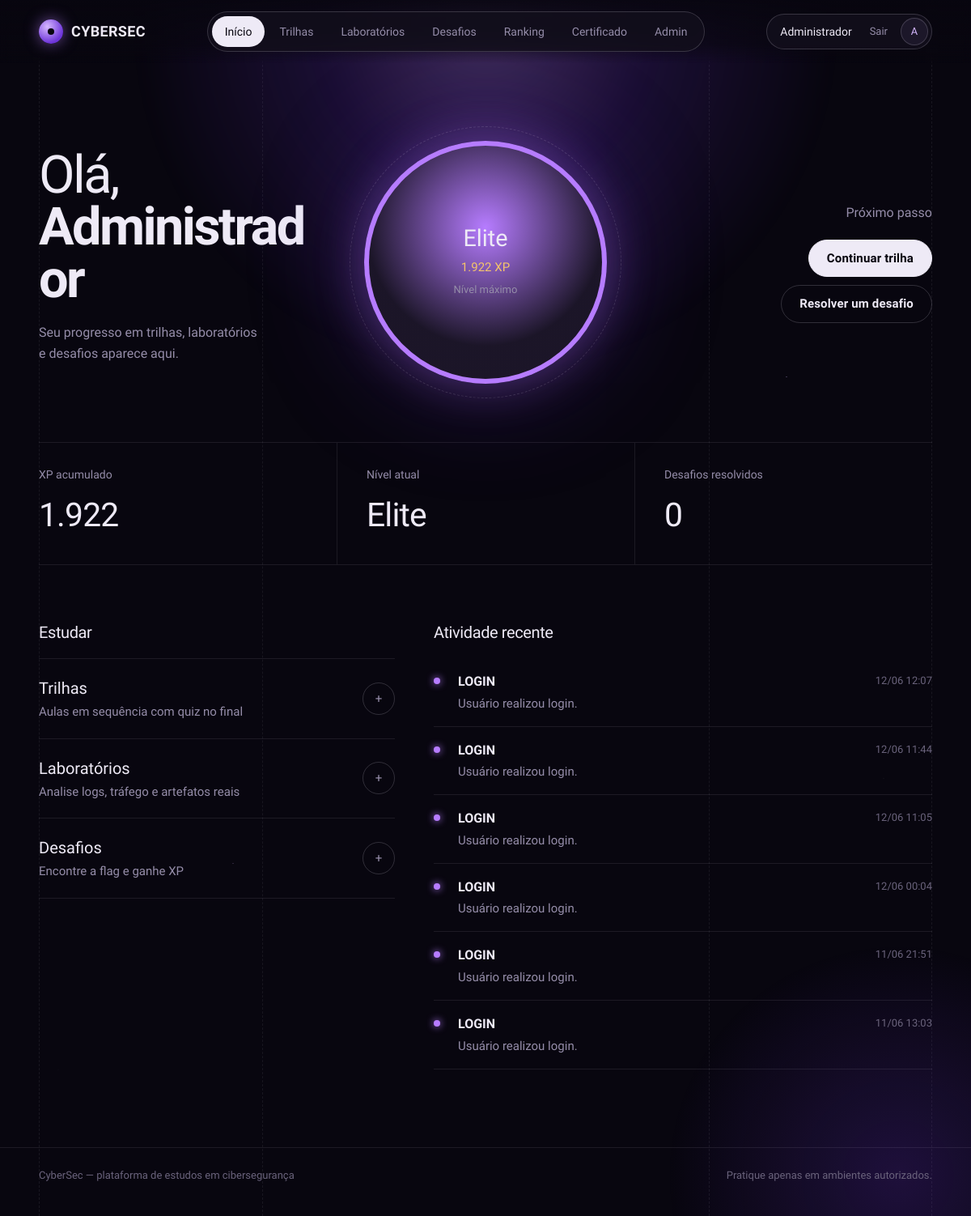
The page /public/dashboard (signed in) on the database its author committed.
### tables this page shows
CREATE TABLE `users` (
  `id` int(11) NOT NULL AUTO_INCREMENT,
  `name` varchar(100) NOT NULL,
  `email` varchar(150) NOT NULL,
  `password` varchar(255) NOT NULL,
  `role` enum('user','admin') DEFAULT 'user',
  `photo` varchar(255) DEFAULT NULL,
  `xp` int(11) DEFAULT 0,
  `level_id` int(11) DEFAULT NULL,
  `created_at` timestamp NOT NULL DEFAULT current_timestamp(),
  `updated_at` timestamp NOT NULL DEFAULT current_timestamp() ON UPDATE current_timestamp(),
  PRIMARY KEY (`id`),
  UNIQUE KEY `email` (`email`),
  KEY `fk_user_level` (`level_id`),
  CONSTRAINT `fk_user_level` FOREIGN KEY (`level_id`) REFERENCES `levels` (`id`) ON DELETE SET NULL
);

CREATE TABLE `activities` (
  `id` int(11) NOT NULL AUTO_INCREMENT,
  `user_id` int(11) NOT NULL,
  `action` varchar(100) NOT NULL,
  `description` text DEFAULT NULL,
  `created_at` timestamp NOT NULL DEFAULT current_timestamp(),
  PRIMARY KEY (`id`),
  KEY `fk_activity_user` (`user_id`),
  CONSTRAINT `fk_activity_user` FOREIGN KEY (`user_id`) REFERENCES `users` (`id`) ON DELETE CASCADE
);

### app/views/dashboard/index.php (the view, shortened to what the rows shown need)
<?php
require_once __DIR__ . '/../layouts/header.php';
$firstName = explode(' ', trim(Auth::user()['name'] ?? ''))[0];
?>
<main class="main-content">
    <section class="hero">
        <div>
            <h1 class="hero-greet">Olá,<strong><?= htmlspecialchars($firstName) ?></strong></h1>
        </div>
    </section>
    <div class="dash-grid">
        <section aria-labelledby="go-title">
            <h2 class="section-title" id="go-title">Estudar</h2>
        </section>
        <section aria-labelledby="feed-title">
            <h2 class="section-title" id="feed-title">Atividade recente</h2>
            <?php if (empty($activities)): ?>
                <div class="empty">
                    <strong>Nada por aqui ainda</strong>
                    Abra sua primeira aula e sua atividade começa a aparecer nesta lista.
                </div>
            <?php else: ?>
                <ul class="feed">
                    <?php foreach (array_slice($activities, 0, 6) as $activity): ?>
                        <li>
                            <div>
                                <strong><?= htmlspecialchars($activity['action']) ?></strong>
                                <p><?= htmlspecialchars($activity['description']) ?></p>
                            </div>
                            <time datetime="<?= htmlspecialchars($activity['created_at']) ?>">
                                <?= date('d/m H:i', strtotime($activity['created_at'])) ?>
                            </time>
                        </li>
                    <?php endforeach; ?>
                </ul>
            <?php endif; ?>
        </section>
    </div>
</main>
<?php require_once __DIR__ . '/../layouts/footer.php'; ?>

### app/views/layouts/header.php (shortened to what the rows shown need)
<?php
$__path = parse_url($_SERVER['REQUEST_URI'] ?? '/', PHP_URL_PATH) ?: '/';
$__base = rtrim(parse_url(BASE_URL, PHP_URL_PATH) ?: '', '/');
if ($__base !== '' && str_starts_with($__path, $__base)) {
    $__path = substr($__path, strlen($__base));
}
$__path = '/' . trim($__path, '/');
$__navItems = [
    ['/dashboard',   'Início',        ['/dashboard']],
    ['/paths',       'Trilhas',       ['/paths', '/path', '/lesson']],
    ['/labs',        'Laboratórios',  ['/labs', '/lab']],
    ['/challenges',  'Desafios',      ['/challenges', '/challenge']],
    ['/ranking',     'Ranking',       ['/ranking']],
    ['/certificate', 'Certificado',   ['/certificate']],
];
if (Auth::check() && Auth::isAdmin()) {
    $__navItems[] = ['/admin', 'Admin', ['/admin']];
}
$__isActive = function (array $prefixes) use ($__path): bool {
    foreach ($prefixes as $p) {
        if ($__path === $p || str_starts_with($__path, $p . '/')) {
            return true;
        }
    }
    return false;
};
$__user = Auth::user();
$__showNav = Auth::check() && empty($hideNav);
$__initials = '';
if ($__user) {
    $parts = preg_split('/\s+/', trim($__user['name'] ?? ''));
    $__initials = mb_strtoupper(mb_substr($parts[0] ?? '', 0, 1) . mb_substr(count($parts) > 1 ? end($parts) : '', 0, 1));
}
?>
<!DOCTYPE html>
<html lang="pt-BR" data-bs-theme="dark">
<head>
<link href="https://cdn.jsdelivr.net/npm/bootstrap@5.3.3/dist/css/bootstrap.min.css" rel="stylesheet">
<link rel="stylesheet" href="<?= BASE_URL ?>/assets/css/style.css?v=<?= @filemtime(__DIR__ . '/../../../public/assets/css/style.css') ?: time() ?>">
</head>
<body class="<?= htmlspecialchars($bodyClass ?? '') ?>">
<?php if ($__showNav): ?>
<header class="topbar" id="topbar">
    <a class="brand" href="<?= BASE_URL ?>/dashboard" aria-label="CyberSec, ir para o início">
        <span class="brand-mark" aria-hidden="true"></span>
        CYBERSEC
    </a>
    <nav class="pill-nav" id="mainNav" aria-label="Principal">
        <?php foreach ($__navItems as [$href, $label, $prefixes]): ?>
            <a href="<?= BASE_URL . $href ?>"
               class="<?= $__isActive($prefixes) ? 'active' : '' ?>"
               <?= $__isActive($prefixes) ? 'aria-current="page"' : '' ?>>
                <?= $label ?>
            </a>
        <?php endforeach; ?>
    </nav>
    <div class="user-pill">
        <span class="user-name"><?= htmlspecialchars($__user['name'] ?? '') ?></span>
        <form method="POST" action="<?= BASE_URL ?>/logout" class="logout-form">
            <button class="logout" type="submit">Sair</button>
        </form>
        <a href="<?= BASE_URL ?>/profile" aria-label="Meu perfil">
            <?php if (!empty($__user['photo'])): ?>
                <img class="avatar" src="<?= BASE_URL ?>/assets/uploads/profiles/<?= htmlspecialchars($__user['photo']) ?>" alt="">
            <?php else: ?>
                <span class="avatar"><?= htmlspecialchars($__initials) ?></span>
            <?php endif; ?>
        </a>
    </div>
</header>
<?php endif; ?>

### rows shown on the page
users: name "Administrador", name "A"
activities: action "LOGIN", description "Usuário realizou login.", created_at "12/06 12:07"
activities: action "LOGIN", description "Usuário realizou login.", created_at "12/06 11:44"
activities: action "LOGIN", description "Usuário realizou login.", created_at "12/06 11:05"
activities: action "LOGIN", description "Usuário realizou login.", created_at "12/06 00:04"
activities: action "LOGIN", description "Usuário realizou login.", created_at "11/06 21:51"
activities: action "LOGIN", description "Usuário realizou login.", created_at "11/06 13:03"

### other values the page prints
$label "Início"
$label "Trilhas"
$label "Laboratórios"
$label "Desafios"
$label "Ranking"
$label "Certificado"
$label "Admin"
$stats['level'] "Elite"
$xp "1.922"
$stats['solved'] "0"
